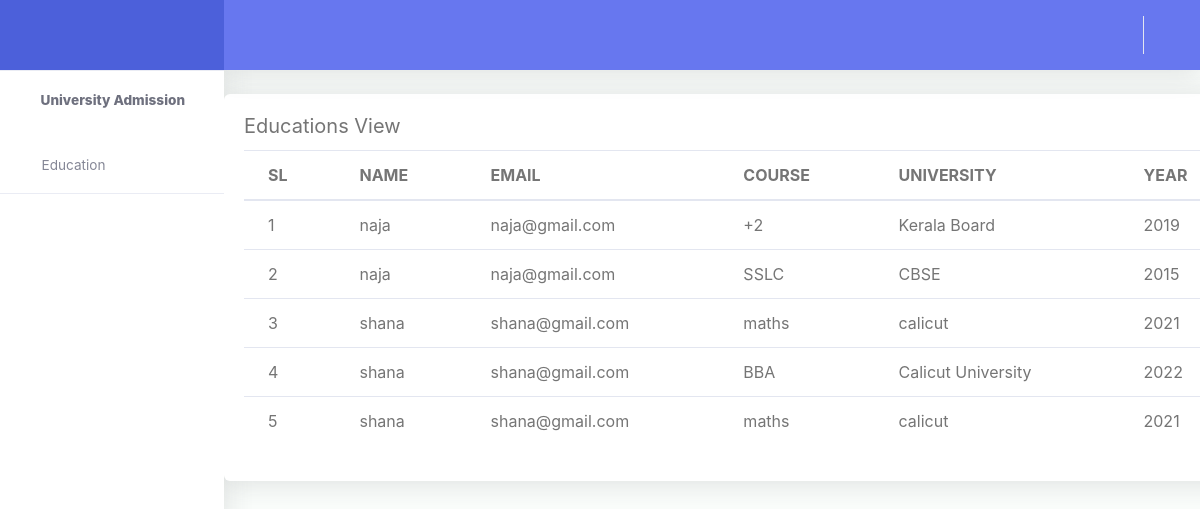
The app's page /view, older data.
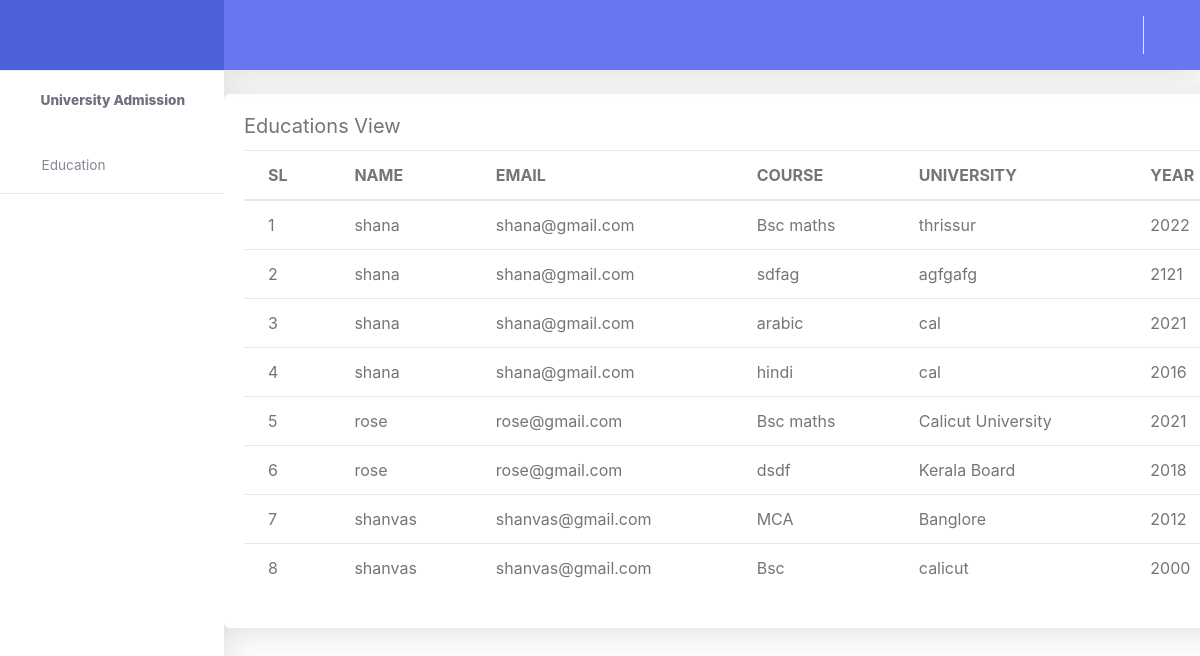
The same page, newer data.
### new_app/models.py (models this page shows, shortened)
class Education(models.Model):
    candidate = models.ForeignKey(Candidate, on_delete=models.CASCADE)
    course = models.CharField(max_length=50)
    university = models.CharField(max_length=100)
    year = models.PositiveIntegerField(validators=[MinValueValidator(1900), MaxValueValidator(datetime.now().year)])

class Candidate(models.Model):
    name = models.CharField(max_length=50)
    email = models.EmailField(unique=True)

### new_app/views.py (the view)
# urls.py: path("view", views.view, name="view"),
def view(request):
    data = Education.objects.all()
    return render(request, 'view.html', {'data': data})

### templates/view.html (shortened to what this page needs)
{% extends "indexx.html" %}
{% block content %}
<div class="card" style="width: 65rem;">
  <div class="card-body">
    <h5 class="card-title">Educations View</h5>
<table class="table">
  <thead>
    <tr>
      <th scope="col">SL</th>
      <th scope="col">NAME</th>
            <th scope="col">EMAIL</th>
      <th scope="col">COURSE</th>
      <th scope="col">UNIVERSITY</th>
        <th scope="col">YEAR</th>
    </tr>
  </thead>
  <tbody>
      {% for i in data %}
    <tr>
      <td>{{forloop.counter}}</td>
        <td>{{i.candidate.name}}</td>
        <td>{{i.candidate.email}}</td>
      <td>{{i.course}}</td>
        <td>{{i.university}}</td>
                <td>{{i.year}}</td>
    </tr>
{% endfor %}
  </tbody>
  </table>
    {% endblock %}

Row changes from the older to the newer data that the page shows:
removed Education: candidate.name "naja", candidate.email "naja@gmail.com", course "SSLC", university "CBSE", year "2015"
removed Education: candidate.name "shana", candidate.email "shana@gmail.com", course "maths", university "calicut", year "2021"
changed Education: candidate.name "naja" → "shana"; candidate.email "naja@gmail.com" → "shana@gmail.com"; course "+2" → "Bsc maths"; university "Kerala Board" → "thrissur"; year "2019" → "2022"
changed Education: course "maths" → "sdfag"; university "calicut" → "agfgafg"; year "2021" → "2121"
changed Education: course "BBA" → "arabic"; university "Calicut University" → "cal"; year "2022" → "2021"
added Education: candidate.name "shana", candidate.email "shana@gmail.com", course "hindi", university "cal", year "2016"
added Education: candidate.name "rose", candidate.email "rose@gmail.com", course "Bsc maths", university "Calicut University", year "2021"
added Education: candidate.name "rose", candidate.email "rose@gmail.com", course "dsdf", university "Kerala Board", year "2018"
added Education: candidate.name "shanvas", candidate.email "shanvas@gmail.com", course "MCA", university "Banglore", year "2012"
added Education: candidate.name "shanvas", candidate.email "shanvas@gmail.com", course "Bsc", university "calicut", year "2000"
